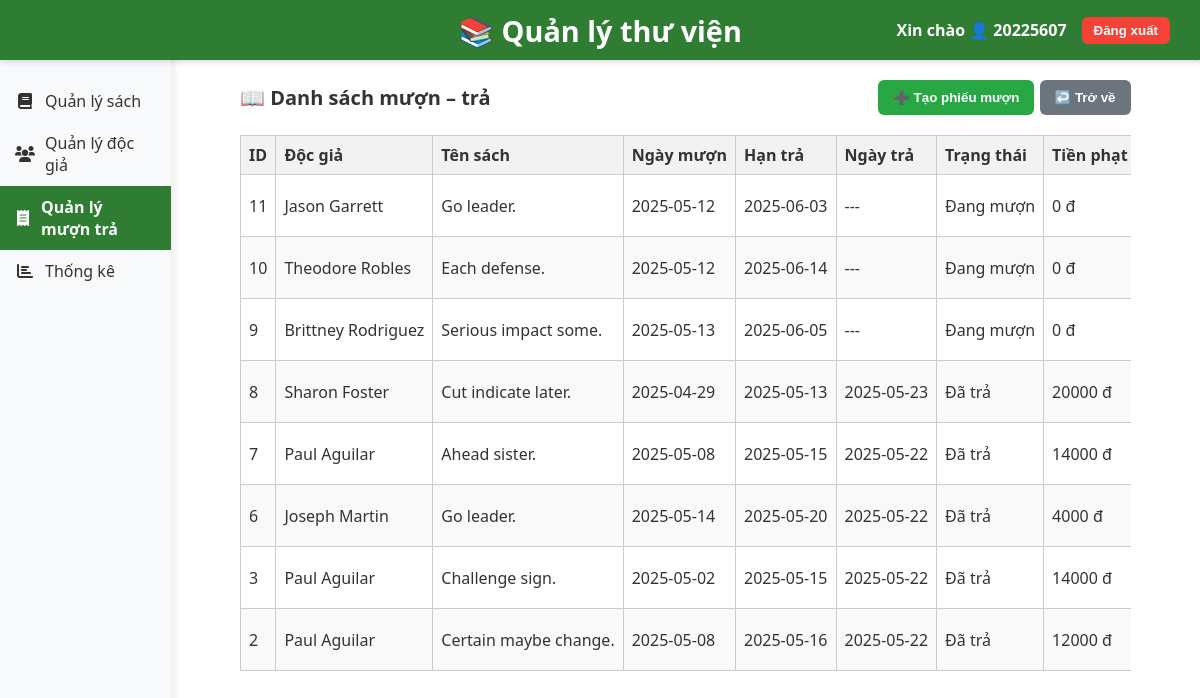
The page /borrows (signed in) on the database as committed earlier.
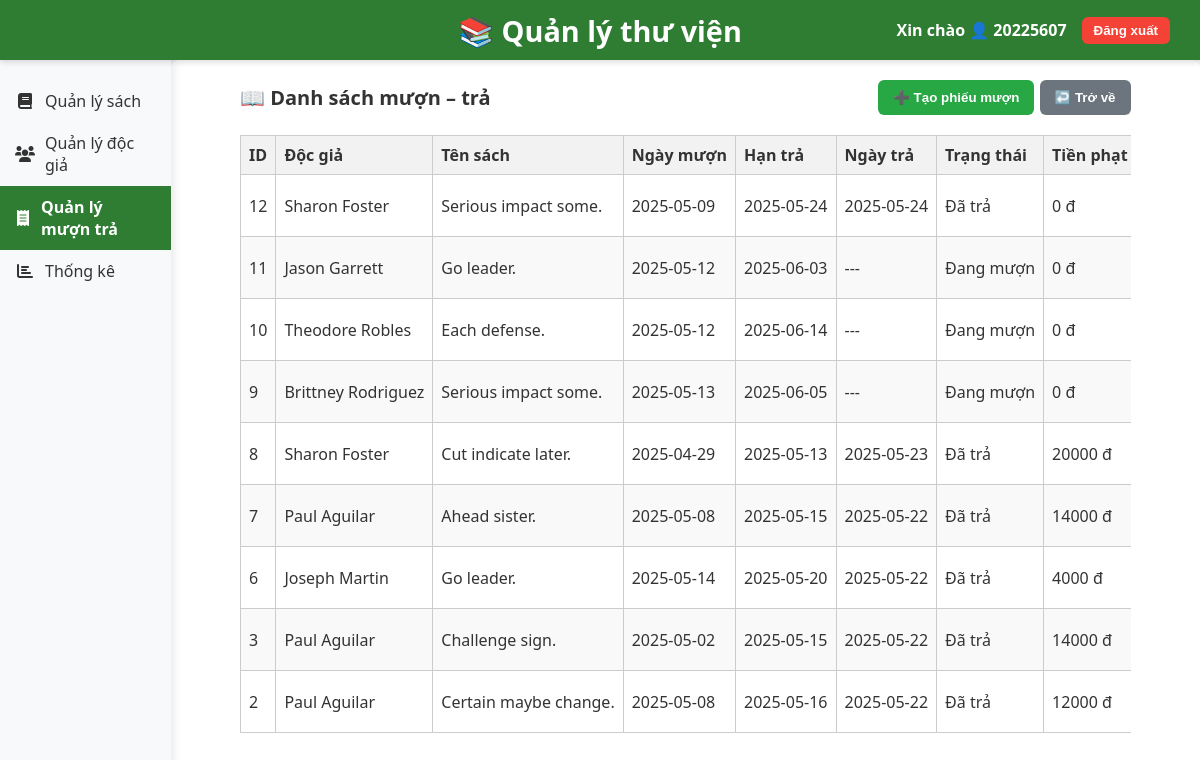
The same page on the database as committed later.
### tables this page shows
CREATE TABLE borrows (
            id INTEGER PRIMARY KEY AUTOINCREMENT,
            reader_id INTEGER NOT NULL,
            book_id INTEGER NOT NULL,
            borrow_date TEXT NOT NULL,
            due_date TEXT,
            return_date TEXT,
            status TEXT DEFAULT 'Đang mượn',
            fine INTEGER DEFAULT 0,
            FOREIGN KEY (reader_id) REFERENCES readers(id),
            FOREIGN KEY (book_id) REFERENCES books(id)
        );

CREATE TABLE readers (
        id INTEGER PRIMARY KEY AUTOINCREMENT,
        name TEXT NOT NULL,
        dob TEXT NOT NULL,
        email TEXT NOT NULL,
        phone TEXT NOT NULL,
        address TEXT,
        register_date TEXT NOT NULL
    );

CREATE TABLE books (
        id INTEGER PRIMARY KEY AUTOINCREMENT,
        title TEXT NOT NULL,
        author TEXT NOT NULL,
        category TEXT,
        publisher TEXT,
        year INTEGER,
        quantity INTEGER NOT NULL
    );

### app.py (the view)
@app.route('/borrows')
@login_required
def borrow_list():
    conn = sqlite3.connect(DB_PATH)
    cursor = conn.cursor()
    cursor.execute('''
    SELECT b.id, r.name, bk.title, b.borrow_date, b.due_date, b.return_date, b.status, b.fine
    FROM borrows b
    JOIN readers r ON b.reader_id = r.id
    JOIN books bk ON b.book_id = bk.id
    ORDER BY b.id DESC
''')
    borrows = cursor.fetchall()
    conn.close()
    return render_template('borrows.html', borrows=borrows)

### app.py (called while the page is built)
def login_required(f):
    @wraps(f)
    def decorated_function(*args, **kwargs):
        if 'user_id' not in session:
            return redirect('/login')
        return f(*args, **kwargs)
    return decorated_function

### templates/borrows.html (shortened to what this page needs)
<!DOCTYPE html>
<html lang="vi">
<head>
  <link rel="stylesheet" href="{{ url_for('static', filename='index.css') }}" />
  <link
    rel="stylesheet"
    href="https://cdnjs.cloudflare.com/ajax/libs/font-awesome/6.0.0/css/all.min.css"
  />
</head>
<body>
  <header>
    <div class="library-name">📚 Quản lý thư viện</div>
    <div class="user-info">
      <span>Xin chào 👤 {{ session.get('username') }}</span>
      <button onclick="confirmLogout()">Đăng xuất</button>
    </div>
  </header>
  <div class="content-wrapper">
    <nav class="sidebar">
      <a href="/" class="sidebar-item"><i class="fas fa-book" aria-hidden="true"></i><span>Quản lý sách</span></a>
      <a href="/readers" class="sidebar-item"><i class="fas fa-users" aria-hidden="true"></i><span>Quản lý độc giả</span></a>
      <a href="/borrows" class="sidebar-item active"><i class="fas fa-receipt" aria-hidden="true"></i><span>Quản lý mượn trả</span></a>
      <a href="/stats" class="sidebar-item"><i class="fas fa-chart-bar" aria-hidden="true"></i><span>Thống kê</span></a>
    </nav>
    <div class="list-panel" style="width: 100%; padding: 0 20px; box-sizing: border-box;">
      <div
        style="
          width: 90%;
          max-width: 1200px;
          margin: 20px auto 0 auto;
          display: flex;
          justify-content: space-between;
          align-items: center;
          font-size: 20px;
          font-weight: bold;
        "
      >
        <div style="text-align: left;">📖 Danh sách mượn – trả</div>
        <div style="text-align: right;">
          <button onclick="location.href='/borrow_form'" class="add-button">➕ Tạo phiếu mượn</button>
          <button onclick="location.href='/borrows'" class="return-button">↩️ Trở về</button>
        </div>
      </div>
      <table
        style="
          margin: 20px auto 0 auto;
          width: 90%;
          max-width: 1200px;
          border-collapse: collapse;
          table-layout: auto;
        "
      >
        <thead>
          <tr>
            <th style="width: 5%;">ID</th>
            <th style="width: 15%;">Độc giả</th>
            <th style="width: 20%;">Tên sách</th>
            <th style="width: 15%;">Ngày mượn</th>
            <th style="width: 15%;">Hạn trả</th>
            <th style="width: 15%;">Ngày trả</th>
            <th style="width: 10%;">Trạng thái</th>
            <th style="width: 10%;">Tiền phạt</th>
          </tr>
        </thead>
        <tbody>
          {% for b in borrows %}
          <tr class="{{ 'returned' if b[6] == 'Đã trả' else 'borrowing' }}">
            <td>{{ b[0] }}</td>
            <td>{{ b[1] }}</td>
            <td>{{ b[2] }}</td>
            <td>{{ b[3] }}</td>
            <td>{{ b[4] }}</td>
            <td>{{ b[5] or '---' }}</td>
            <td>{{ b[6] }}</td>
            <td>{{ b[7] }} đ</td>
          </tr>
          {% endfor %}
        </tbody>
      </table>
    </div>
  </div>
</body>
</html>

### static/index.css (style rules this page uses)
* { box-sizing: border-box; }
body { margin: 0; font-family: "Segoe UI", Tahoma, Geneva, Verdana, sans-serif; background-color: #f8f9fa; color: #333; display: flex; height: 100vh; overflow: hidden; flex-direction: column; }
header { position: fixed; top: 0; left: 0; right: 0; height: 60px; background-color: #2e7d32; color: white; display: flex; align-items: center; justify-content: flex-start; padding: 0 30px; box-shadow: 0 2px 6px rgba(0, 0, 0, 0.15); z-index: 2000; position: fixed; }
header .library-name { position: absolute; left: 50%; transform: translateX(-50%); font-size: 1.8rem; font-weight: 700; user-select: none; }
header .user-info { display: flex; align-items: center; gap: 15px; font-weight: 600; margin-left: auto; }
header .user-info span { user-select: none; }
header .user-info button { background-color: #f44336; border: none; color: white; padding: 6px 12px; border-radius: 6px; cursor: pointer; font-weight: 600; transition: background-color 0.3s; }
.content-wrapper { display: flex; flex: 1; margin-top: 60px; overflow: hidden; height: calc(100vh - 60px); }
nav.sidebar { width: 200px; background-color: #f8f9fa; padding-top: 20px; box-shadow: 2px 0 10px rgba(0, 0, 0, 0.1); height: 100%; display: flex; flex-direction: column; z-index: 1000; }
.sidebar-item { display: flex; align-items: center; padding: 10px 15px; color: #333; text-decoration: none; transition: background-color 0.2s ease; cursor: pointer; user-select: none; }
.sidebar-item i { margin-right: 10px; width: 20px; text-align: center; }
.sidebar-item span { font-size: 16px; }
.sidebar-item.active { background-color: #2e7d32; color: white; font-weight: bold; }
.list-panel { background-color: rgb(255, 255, 255); border-radius: 8px; box-shadow: 0 2px 8px rgb(0 0 0 / 0.1); padding: 20px; overflow-y: auto; }
.list-panel table { width: 100%; border-collapse: collapse; }
.list-panel th, .list-panel td { border: 1px solid #cccccc; padding: 10px 12px; text-align: left; }
.list-panel th { background-color: #f2f2f2; }
.return-button, .add-button { padding: 10px 15px; border: none; border-radius: 6px; cursor: pointer; font-weight: bold; transition: background-color 0.3s ease; }
.return-button { background-color: #6c757d; color: white; }
.add-button { background-color: #28a745; color: white; }
.list-panel table { width: 100%; border-collapse: collapse; overflow-x: auto; display: block; }
.list-panel th, .list-panel td { border: 1px solid #cccccc; padding: 8px; text-align: left; white-space: nowrap; }
.list-panel tr:nth-child(even) { background-color: #f9f9f9; }

Rows that differ between the two databases and show on the page:
added borrows: id "12", name "Sharon Foster", title "Serious impact some.", borrow_date "2025-05-09", due_date "2025-05-24", return_date "2025-05-24", status "Đã trả", fine "0"
